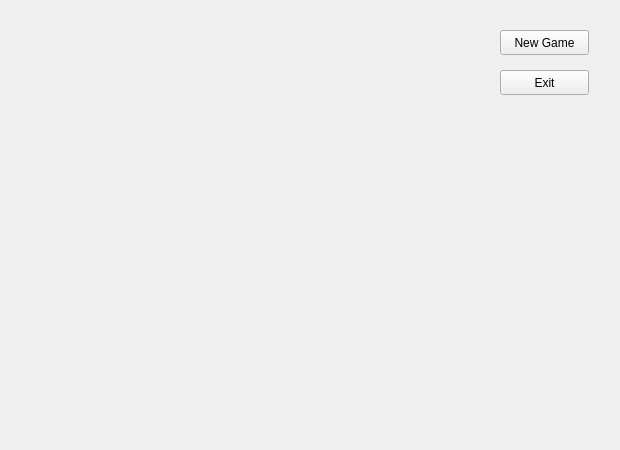
<?xml version="1.0" encoding="UTF-8"?>
<ui version="4.0">
 <class>Game</class>
 <widget class="QWidget" name="Game">
  <property name="geometry">
   <rect>
    <x>0</x>
    <y>0</y>
    <width>620</width>
    <height>450</height>
   </rect>
  </property>
  <property name="windowTitle">
   <string>Form</string>
  </property>
  <widget class="GameField" name="gameField" native="true">
   <property name="geometry">
    <rect>
     <x>19</x>
     <y>29</y>
     <width>471</width>
     <height>381</height>
    </rect>
   </property>
  </widget>
  <widget class="QPushButton" name="newButton">
   <property name="geometry">
    <rect>
     <x>500</x>
     <y>30</y>
     <width>89</width>
     <height>25</height>
    </rect>
   </property>
   <property name="text">
    <string>New Game</string>
   </property>
  </widget>
  <widget class="QPushButton" name="exitGameButton">
   <property name="geometry">
    <rect>
     <x>500</x>
     <y>70</y>
     <width>89</width>
     <height>25</height>
    </rect>
   </property>
   <property name="text">
    <string>Exit</string>
   </property>
  </widget>
 </widget>
 <customwidgets>
  <customwidget>
   <class>GameField</class>
   <extends>QWidget</extends>
   <header>gamefield.h</header>
   <container>1</container>
  </customwidget>
 </customwidgets>
 <resources/>
 <connections/>
</ui>
